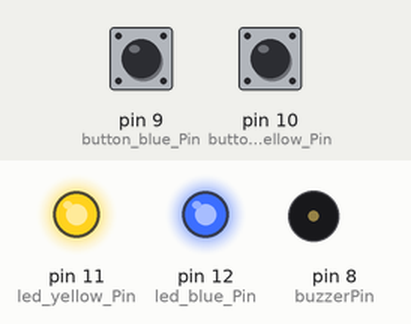
Simulated run of this sketch. Board: Arduino Uno, built with avr-gcc and run on an emulated ATmega328P. Shown: output pins drawn as LEDs (lit = HIGH), buzzer (waves = sounding, pin HIGH). Inputs (shaded band) come from the test bench; at power-on: pin 9 (button_blue_Pin) LOW, pin 10 (button_yellow_Pin) LOW.

Above: at 1.2 s.
1.3 s: pin 9 (button_blue_Pin) pulled HIGH for 0.15 s
At 1.37 s:
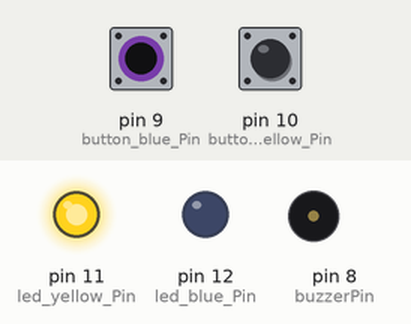
2.9 s: pin 10 (button_yellow_Pin) pulled HIGH for 0.15 s
At 2.97 s:
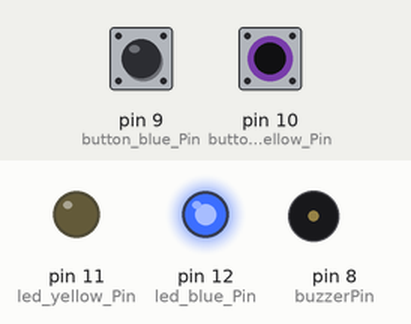
4.5 s: pin 10 (button_yellow_Pin) pulled HIGH for 3.2 s
At 8.0 s:
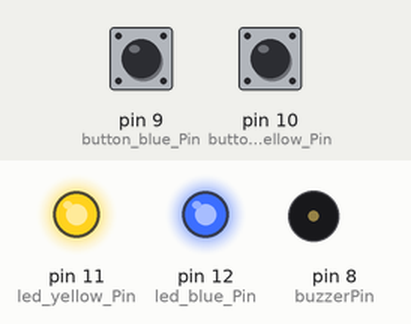
9.2 s: pin 9 (button_blue_Pin) pulled HIGH for 3.2 s
At 10.4 s:
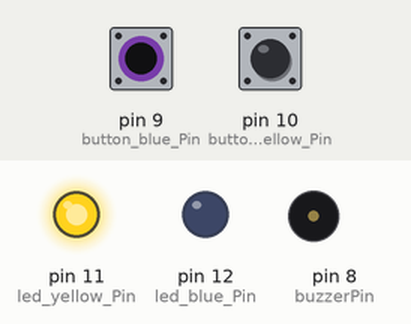
13.9 s: pin 9 (button_blue_Pin) driven HIGH and pin 10 (button_yellow_Pin) driven HIGH
At 15.1 s:
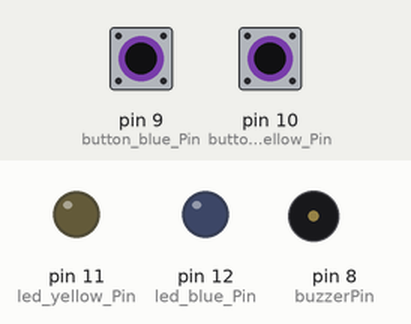
Timing chart, 0 to 16.4 s (numbered marks = the images above; inputs shaded):
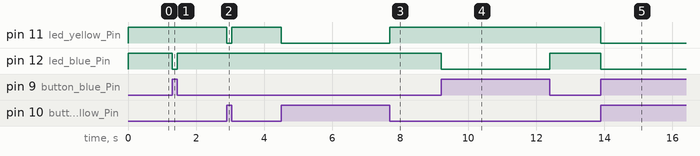

Measured:
- after the input at 1.3 s, pin 12 (led_blue_Pin): HIGH → LOW at once, → HIGH 0.15 s later
- after the input at 2.9 s, pin 11 (led_yellow_Pin): HIGH → LOW at once, → HIGH 0.15 s later
- after the input at 4.5 s, pin 11 (led_yellow_Pin): HIGH → LOW at once, → HIGH 3.2 s later
- after the input at 9.2 s, pin 12 (led_blue_Pin): HIGH → LOW at once, → HIGH 3.2 s later
- after the input at 13.9 s, pin 11 (led_yellow_Pin), pin 12 (led_blue_Pin): HIGH → LOW at once

The sketch:

05-exercise.ino
```cpp
// pins of the buttons, LEDs and buzzer
int button_yellow_Pin = 10;
int led_yellow_Pin = 11;
int button_blue_Pin = 9;
int led_blue_Pin = 12;
int buzzerPin = 8;

int button_yellow_State = 0;
int button_blue_State = 0;

// function to read the state of a button
int read_button(int pin){
  int button_state = digitalRead(pin);
  return button_state;
 }

// the setup function runs once when you press reset or power the board
void setup() {
  // set the buttons pins as input and the LEDs and buzzer pins as output
  pinMode(led_yellow_Pin, OUTPUT);
  pinMode(led_blue_Pin, OUTPUT);
  pinMode(button_yellow_Pin, INPUT);
  pinMode(button_blue_Pin, INPUT);
  pinMode(buzzerPin, OUTPUT);
  // initialize serial communication at 9600 bits per second
  Serial.begin(9600);
}

// function that repeats indefinitely when the arduino is powered on
void loop() {
  // read the state of the buttons and print it to the serial monitor
  button_yellow_State = read_button(button_yellow_Pin);

  // if the yellow button is pressed, turn on the yellow LED, otherwise turn it off
  if (button_yellow_State == HIGH) {
    digitalWrite(led_yellow_Pin, LOW);
  } else {
    digitalWrite(led_yellow_Pin, HIGH);
  }

  // if the blue button is pressed, turn on the yellow LED, otherwise turn it off
  button_blue_State = read_button(button_blue_Pin);

  if (button_blue_State == HIGH) {
  	digitalWrite(led_blue_Pin, LOW);
  } else {
    digitalWrite(led_blue_Pin, HIGH);
  }
}
```
